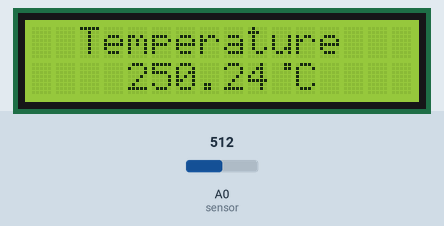
Simulated run of this sketch. Board: Arduino Uno, built with avr-gcc and run on an emulated ATmega328P. On the bench: 16×2 character LCD. The test bench sets the inputs (shaded band); at power-on: A0 (sensor) = 512. What the sketch prints to the serial monitor is not drawn.

Above: at 2.8 s.
2.9 s: A0 (sensor) set to 716
At 7.4 s:
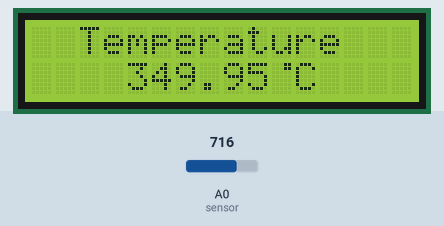
7.7 s: A0 (sensor) set to 900
At 10.9 s:
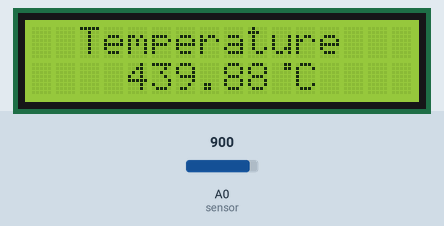
11.7 s: A0 (sensor) set to 1023
At 15.6 s:
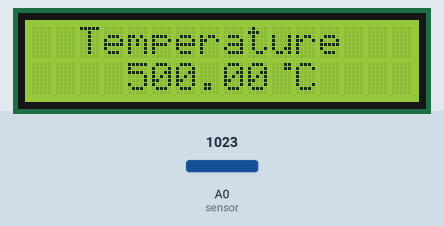
Timing chart, 0 to 17.1 s (numbered marks = the images above; inputs shaded):
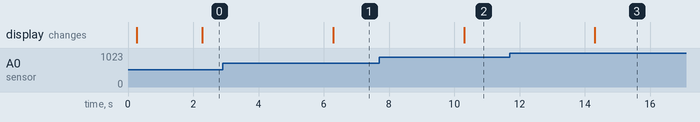

Measured:
- after the input at 2.9 s, the display: changes after 3.4 s (image 1)
- after the input at 7.7 s, the display: changes after 2.6 s (image 2)
- after the input at 11.7 s, the display: changes after 2.6 s (image 3)

The sketch:

Temperature_reading.ino
```cpp
#include<LiquidCrystal.h>
LiquidCrystal lcd(8,9,10,11,12,13);
#define sensor A0

byte degree[8] =
{
0b00011,
0b00011,
0b00000,
0b00000,
0b00000,
0b00000,
0b00000,
0b00000
};
void setup()
{
Serial.begin(9600);

lcd.begin(16,2);
lcd.createChar(1, degree);
lcd.setCursor(0,0);
lcd.print(" Measure ");
lcd.setCursor(0,1);
lcd.print(" Temperature ");
delay(200);
lcd.clear();
}
void loop()
{
/*---------Temperature-------*/
float reading=analogRead(sensor);
float temperature=reading*(5.0/1023.0)*100;
delay(2000);

/*------Display Result------*/
lcd.clear();
lcd.setCursor(2,0);
lcd.print("Temperature");
lcd.setCursor(4,1);
lcd.print(temperature);
Serial.print(temperature);
Serial.print('\n');
lcd.write(1);
lcd.print("C");}
```
